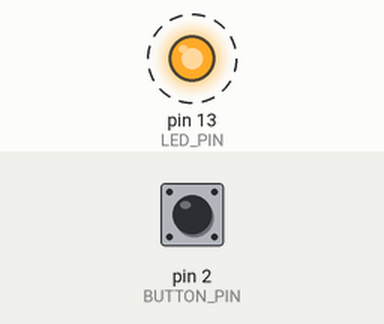
This sketch was run on a simulated Arduino Uno, built with avr-gcc and run on an emulated ATmega328P. On the bench: output pins drawn as LEDs (lit = HIGH). Dashed ring = blinking. The test bench sets the inputs (shaded band); at power-on: pin 2 (BUTTON_PIN) LOW.

Above: at 0.5 s.
Timing chart, 0 to 3.0 s (numbered marks = the images above):
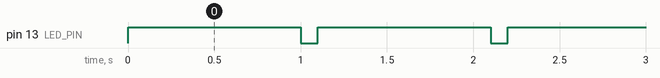

Measured:
- by itself, pin 13 (LED_PIN): alternates HIGH for 1.0 s and LOW for 0.10 s

The sketch:

ButtonPatterns.ino
```cpp
#define LED_PIN       13   // the number of the LED pin
#define BUTTON_PIN     2   // the number of the pushbutton pin
int buttonState;            // variable for reading the pushbutton status
int pattern ;               // variable what pattern we are on.

void setup() {
  pinMode(LED_PIN, OUTPUT);   // initialize the LED pin as an output
  pinMode(BUTTON_PIN, INPUT); // initialize the pushbutton pin as an input
  pattern = 0;                // Set the initial pattern
}
void loop() {
  buttonState = digitalRead(BUTTON_PIN); // read the state of the pushbutton value
  if (buttonState == HIGH) {             // If the button has been pressed,
    pattern++;                           // Change the pattern.
  }

  if( pattern == 1) {
    BlinkLEDFast();
  } else if( pattern == 2) {
    BlinkLEDSlow();
  } else {                               // If pattern is zero or higher than 3, set
    pattern = 0 ;                        // the pattern back to zero. This ensures that
    BlinkLEDPattern();                   // the pattern variable is always 0,1,2
  }
}
// Blink the LED really fast (100ms)
void BlinkLEDFast() {
  digitalWrite(LED_PIN, HIGH);
  delay(100);
  digitalWrite(LED_PIN, LOW);
  delay(100);
}

// Blink the LED slow (1 second )
void BlinkLEDSlow() {
  digitalWrite(LED_PIN, HIGH);
  delay(1000);
  digitalWrite(LED_PIN, LOW);
  delay(1000);
}
// Blink the LED with a pattern
void BlinkLEDPattern() {
  digitalWrite(LED_PIN, HIGH);
  delay(1000);
  digitalWrite(LED_PIN, LOW);
  delay(100);
}
```
